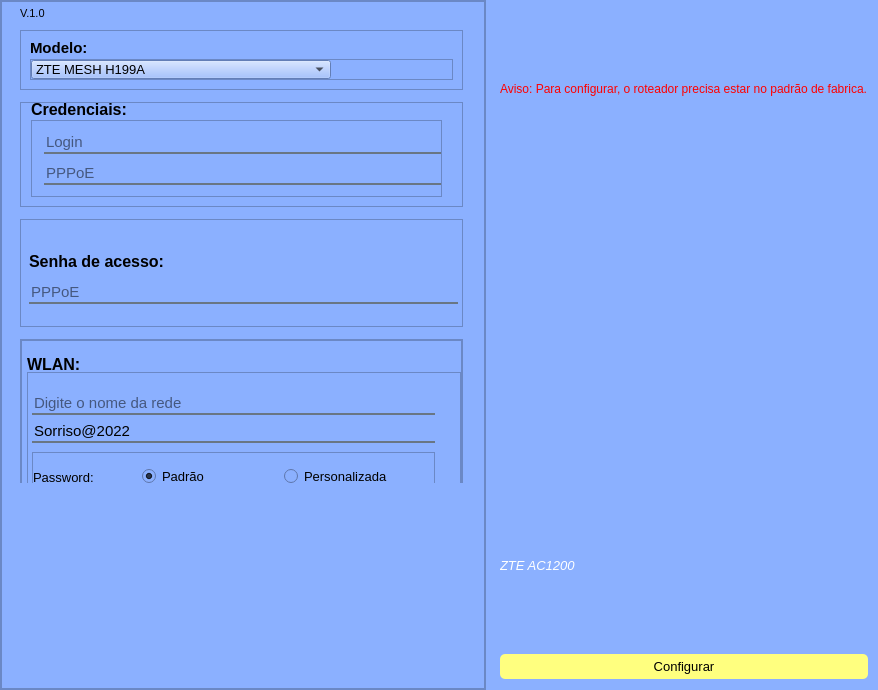
<?xml version="1.0" encoding="UTF-8"?>
<ui version="4.0">
 <class>janela_principal</class>
 <widget class="QMainWindow" name="janela_principal">
  <property name="geometry">
   <rect>
    <x>0</x>
    <y>0</y>
    <width>878</width>
    <height>690</height>
   </rect>
  </property>
  <property name="minimumSize">
   <size>
    <width>0</width>
    <height>0</height>
   </size>
  </property>
  <property name="maximumSize">
   <size>
    <width>1200</width>
    <height>10000</height>
   </size>
  </property>
  <property name="windowTitle">
   <string>MainWindow</string>
  </property>
  <property name="styleSheet">
   <string notr="true">background-color: rgb(233, 251, 255);</string>
  </property>
  <widget class="QWidget" name="centralwidget">
   <layout class="QHBoxLayout" name="horizontalLayout">
    <property name="spacing">
     <number>0</number>
    </property>
    <property name="leftMargin">
     <number>0</number>
    </property>
    <property name="topMargin">
     <number>0</number>
    </property>
    <property name="rightMargin">
     <number>0</number>
    </property>
    <property name="bottomMargin">
     <number>0</number>
    </property>
    <item>
     <widget class="QFrame" name="frame">
      <property name="minimumSize">
       <size>
        <width>300</width>
        <height>0</height>
       </size>
      </property>
      <property name="font">
       <font>
        <pointsize>10</pointsize>
        <kerning>false</kerning>
       </font>
      </property>
      <property name="styleSheet">
       <string notr="true">background-color: rgb(139, 176, 255);</string>
      </property>
      <property name="frameShape">
       <enum>QFrame::StyledPanel</enum>
      </property>
      <property name="frameShadow">
       <enum>QFrame::Raised</enum>
      </property>
      <layout class="QVBoxLayout" name="verticalLayout_2">
       <property name="spacing">
        <number>0</number>
       </property>
       <property name="leftMargin">
        <number>0</number>
       </property>
       <property name="topMargin">
        <number>0</number>
       </property>
       <property name="rightMargin">
        <number>0</number>
       </property>
       <property name="bottomMargin">
        <number>0</number>
       </property>
       <item>
        <widget class="QFrame" name="frame_4">
         <property name="minimumSize">
          <size>
           <width>100</width>
           <height>0</height>
          </size>
         </property>
         <property name="styleSheet">
          <string notr="true"/>
         </property>
         <property name="frameShape">
          <enum>QFrame::StyledPanel</enum>
         </property>
         <property name="frameShadow">
          <enum>QFrame::Raised</enum>
         </property>
         <layout class="QVBoxLayout" name="verticalLayout_6">
          <property name="leftMargin">
           <number>18</number>
          </property>
          <property name="topMargin">
           <number>0</number>
          </property>
          <property name="rightMargin">
           <number>21</number>
          </property>
          <property name="bottomMargin">
           <number>196</number>
          </property>
          <item>
           <widget class="QLabel" name="label_8">
            <property name="maximumSize">
             <size>
              <width>50</width>
              <height>10</height>
             </size>
            </property>
            <property name="font">
             <font>
              <pointsize>8</pointsize>
             </font>
            </property>
            <property name="text">
             <string>V.1.0</string>
            </property>
           </widget>
          </item>
          <item>
           <widget class="QFrame" name="frame_5">
            <property name="minimumSize">
             <size>
              <width>0</width>
              <height>0</height>
             </size>
            </property>
            <property name="maximumSize">
             <size>
              <width>600</width>
              <height>60</height>
             </size>
            </property>
            <property name="frameShape">
             <enum>QFrame::StyledPanel</enum>
            </property>
            <property name="frameShadow">
             <enum>QFrame::Raised</enum>
            </property>
            <layout class="QVBoxLayout" name="verticalLayout_4">
             <item>
              <widget class="QLabel" name="label_3">
               <property name="minimumSize">
                <size>
                 <width>0</width>
                 <height>13</height>
                </size>
               </property>
               <property name="maximumSize">
                <size>
                 <width>16777215</width>
                 <height>10</height>
                </size>
               </property>
               <property name="font">
                <font>
                 <pointsize>11</pointsize>
                 <bold>true</bold>
                </font>
               </property>
               <property name="text">
                <string>Modelo:</string>
               </property>
              </widget>
             </item>
             <item>
              <widget class="QFrame" name="frame_6">
               <property name="maximumSize">
                <size>
                 <width>16777215</width>
                 <height>100</height>
                </size>
               </property>
               <property name="frameShape">
                <enum>QFrame::StyledPanel</enum>
               </property>
               <property name="frameShadow">
                <enum>QFrame::Raised</enum>
               </property>
               <layout class="QVBoxLayout" name="verticalLayout_10">
                <property name="spacing">
                 <number>0</number>
                </property>
                <property name="leftMargin">
                 <number>0</number>
                </property>
                <property name="topMargin">
                 <number>0</number>
                </property>
                <property name="rightMargin">
                 <number>12</number>
                </property>
                <property name="bottomMargin">
                 <number>0</number>
                </property>
                <item>
                 <widget class="QComboBox" name="comboBox">
                  <property name="maximumSize">
                   <size>
                    <width>300</width>
                    <height>16777215</height>
                   </size>
                  </property>
                  <property name="font">
                   <font>
                    <pointsize>10</pointsize>
                   </font>
                  </property>
                  <property name="styleSheet">
                   <string notr="true"/>
                  </property>
                  <item>
                   <property name="text">
                    <string>ZTE MESH H199A</string>
                   </property>
                  </item>
                  <item>
                   <property name="text">
                    <string>ACTION RG 1200 (Intelbras)</string>
                   </property>
                  </item>
                  <item>
                   <property name="text">
                    <string/>
                   </property>
                  </item>
                  <item>
                   <property name="text">
                    <string/>
                   </property>
                  </item>
                 </widget>
                </item>
               </layout>
              </widget>
             </item>
            </layout>
           </widget>
          </item>
          <item>
           <widget class="QFrame" name="frame_3">
            <property name="maximumSize">
             <size>
              <width>600</width>
              <height>105</height>
             </size>
            </property>
            <property name="font">
             <font>
              <pointsize>10</pointsize>
             </font>
            </property>
            <property name="frameShape">
             <enum>QFrame::StyledPanel</enum>
            </property>
            <property name="frameShadow">
             <enum>QFrame::Raised</enum>
            </property>
            <layout class="QVBoxLayout" name="verticalLayout_3">
             <property name="spacing">
              <number>4</number>
             </property>
             <property name="leftMargin">
              <number>10</number>
             </property>
             <property name="topMargin">
              <number>0</number>
             </property>
             <property name="rightMargin">
              <number>20</number>
             </property>
             <property name="bottomMargin">
              <number>9</number>
             </property>
             <item>
              <widget class="QLabel" name="label_6">
               <property name="maximumSize">
                <size>
                 <width>16777215</width>
                 <height>13</height>
                </size>
               </property>
               <property name="font">
                <font>
                 <pointsize>12</pointsize>
                 <bold>true</bold>
                </font>
               </property>
               <property name="text">
                <string>Credenciais:</string>
               </property>
              </widget>
             </item>
             <item>
              <widget class="QFrame" name="frame_10">
               <property name="maximumSize">
                <size>
                 <width>16777215</width>
                 <height>105</height>
                </size>
               </property>
               <property name="frameShape">
                <enum>QFrame::StyledPanel</enum>
               </property>
               <property name="frameShadow">
                <enum>QFrame::Raised</enum>
               </property>
               <layout class="QVBoxLayout" name="verticalLayout_9">
                <property name="spacing">
                 <number>0</number>
                </property>
                <property name="leftMargin">
                 <number>12</number>
                </property>
                <property name="topMargin">
                 <number>2</number>
                </property>
                <property name="rightMargin">
                 <number>0</number>
                </property>
                <property name="bottomMargin">
                 <number>0</number>
                </property>
                <item>
                 <widget class="QLineEdit" name="text_login">
                  <property name="sizePolicy">
                   <sizepolicy hsizetype="Expanding" vsizetype="Fixed">
                    <horstretch>0</horstretch>
                    <verstretch>0</verstretch>
                   </sizepolicy>
                  </property>
                  <property name="font">
                   <font>
                    <family>Leelawadee UI</family>
                    <pointsize>11</pointsize>
                    <italic>false</italic>
                    <bold>false</bold>
                    <underline>false</underline>
                    <strikeout>false</strikeout>
                   </font>
                  </property>
                  <property name="styleSheet">
                   <string notr="true">border:none;
border-bottom:2px solid rgba(105, 118,132,255);
color: rgb(38, 255, 34);
color: rgb(0, 0, 0);
padding-botton:7px;</string>
                  </property>
                  <property name="placeholderText">
                   <string>Login</string>
                  </property>
                  <property name="clearButtonEnabled">
                   <bool>true</bool>
                  </property>
                 </widget>
                </item>
                <item>
                 <widget class="QLineEdit" name="text_pppoe">
                  <property name="font">
                   <font>
                    <family>Leelawadee UI</family>
                    <pointsize>11</pointsize>
                    <italic>false</italic>
                    <bold>false</bold>
                    <underline>false</underline>
                    <strikeout>false</strikeout>
                   </font>
                  </property>
                  <property name="styleSheet">
                   <string notr="true">border:none;
border-bottom:2px solid rgba(105, 118,132,255);
color: rgb(38, 255, 34);
color: rgb(0, 0, 0);
padding-botton:7px;</string>
                  </property>
                  <property name="inputMask">
                   <string/>
                  </property>
                  <property name="placeholderText">
                   <string>PPPoE</string>
                  </property>
                  <property name="clearButtonEnabled">
                   <bool>true</bool>
                  </property>
                 </widget>
                </item>
               </layout>
              </widget>
             </item>
            </layout>
           </widget>
          </item>
          <item>
           <widget class="QFrame" name="frame_11">
            <property name="maximumSize">
             <size>
              <width>600</width>
              <height>108</height>
             </size>
            </property>
            <property name="styleSheet">
             <string notr="true"/>
            </property>
            <property name="frameShape">
             <enum>QFrame::StyledPanel</enum>
            </property>
            <property name="frameShadow">
             <enum>QFrame::Raised</enum>
            </property>
            <layout class="QVBoxLayout" name="verticalLayout_5">
             <property name="spacing">
              <number>2</number>
             </property>
             <property name="leftMargin">
              <number>8</number>
             </property>
             <property name="topMargin">
              <number>23</number>
             </property>
             <property name="rightMargin">
              <number>4</number>
             </property>
             <property name="bottomMargin">
              <number>8</number>
             </property>
             <item>
              <widget class="QLabel" name="label_7">
               <property name="maximumSize">
                <size>
                 <width>16777215</width>
                 <height>13</height>
                </size>
               </property>
               <property name="font">
                <font>
                 <pointsize>12</pointsize>
                 <bold>true</bold>
                </font>
               </property>
               <property name="text">
                <string>Senha de acesso:</string>
               </property>
              </widget>
             </item>
             <item>
              <widget class="QLineEdit" name="senha_acesso">
               <property name="font">
                <font>
                 <family>Leelawadee UI</family>
                 <pointsize>11</pointsize>
                 <italic>false</italic>
                 <bold>false</bold>
                 <underline>false</underline>
                 <strikeout>false</strikeout>
                </font>
               </property>
               <property name="whatsThis">
                <string>&lt;html&gt;&lt;head/&gt;&lt;body&gt;&lt;p&gt;eduardo&lt;/p&gt;&lt;/body&gt;&lt;/html&gt;</string>
               </property>
               <property name="styleSheet">
                <string notr="true">border:none;
border-bottom:2px solid rgba(105, 118,132,255);
color: rgb(38, 255, 34);
color: rgb(0, 0, 0);
padding-botton:7px;</string>
               </property>
               <property name="inputMask">
                <string/>
               </property>
               <property name="text">
                <string/>
               </property>
               <property name="maxLength">
                <number>32767</number>
               </property>
               <property name="frame">
                <bool>false</bool>
               </property>
               <property name="echoMode">
                <enum>QLineEdit::Normal</enum>
               </property>
               <property name="readOnly">
                <bool>false</bool>
               </property>
               <property name="placeholderText">
                <string>PPPoE</string>
               </property>
               <property name="clearButtonEnabled">
                <bool>false</bool>
               </property>
              </widget>
             </item>
            </layout>
           </widget>
          </item>
          <item>
           <widget class="QFrame" name="frame_8">
            <property name="minimumSize">
             <size>
              <width>0</width>
              <height>0</height>
             </size>
            </property>
            <property name="maximumSize">
             <size>
              <width>16777215</width>
              <height>144</height>
             </size>
            </property>
            <property name="inputMethodHints">
             <set>Qt::ImhNone</set>
            </property>
            <property name="frameShape">
             <enum>QFrame::StyledPanel</enum>
            </property>
            <property name="frameShadow">
             <enum>QFrame::Raised</enum>
            </property>
            <layout class="QVBoxLayout" name="verticalLayout_7">
             <property name="spacing">
              <number>0</number>
             </property>
             <property name="leftMargin">
              <number>0</number>
             </property>
             <property name="topMargin">
              <number>0</number>
             </property>
             <property name="rightMargin">
              <number>0</number>
             </property>
             <property name="bottomMargin">
              <number>0</number>
             </property>
             <item>
              <widget class="QFrame" name="frame_9">
               <property name="minimumSize">
                <size>
                 <width>0</width>
                 <height>170</height>
                </size>
               </property>
               <property name="maximumSize">
                <size>
                 <width>600</width>
                 <height>164</height>
                </size>
               </property>
               <property name="frameShape">
                <enum>QFrame::StyledPanel</enum>
               </property>
               <property name="frameShadow">
                <enum>QFrame::Raised</enum>
               </property>
               <layout class="QVBoxLayout" name="verticalLayout_8">
                <property name="spacing">
                 <number>2</number>
                </property>
                <property name="leftMargin">
                 <number>5</number>
                </property>
                <property name="topMargin">
                 <number>16</number>
                </property>
                <property name="rightMargin">
                 <number>0</number>
                </property>
                <property name="bottomMargin">
                 <number>29</number>
                </property>
                <item>
                 <widget class="QLabel" name="label_5">
                  <property name="minimumSize">
                   <size>
                    <width>0</width>
                    <height>13</height>
                   </size>
                  </property>
                  <property name="maximumSize">
                   <size>
                    <width>100</width>
                    <height>10</height>
                   </size>
                  </property>
                  <property name="font">
                   <font>
                    <pointsize>12</pointsize>
                    <bold>true</bold>
                   </font>
                  </property>
                  <property name="text">
                   <string>WLAN:</string>
                  </property>
                 </widget>
                </item>
                <item>
                 <widget class="QFrame" name="frame_12">
                  <property name="minimumSize">
                   <size>
                    <width>0</width>
                    <height>115</height>
                   </size>
                  </property>
                  <property name="frameShape">
                   <enum>QFrame::StyledPanel</enum>
                  </property>
                  <property name="frameShadow">
                   <enum>QFrame::Raised</enum>
                  </property>
                  <layout class="QVBoxLayout" name="verticalLayout_11">
                   <property name="leftMargin">
                    <number>4</number>
                   </property>
                   <property name="topMargin">
                    <number>20</number>
                   </property>
                   <property name="rightMargin">
                    <number>25</number>
                   </property>
                   <property name="bottomMargin">
                    <number>16</number>
                   </property>
                   <item>
                    <widget class="QLineEdit" name="rede_wireless">
                     <property name="font">
                      <font>
                       <family>Leelawadee UI</family>
                       <pointsize>11</pointsize>
                       <italic>false</italic>
                       <bold>false</bold>
                       <underline>false</underline>
                       <strikeout>false</strikeout>
                      </font>
                     </property>
                     <property name="styleSheet">
                      <string notr="true">border:none;
border-bottom:2px solid rgba(105, 118,132,255);
color: rgb(38, 255, 34);
color: rgb(0, 0, 0);
padding-botton:7px;</string>
                     </property>
                     <property name="inputMask">
                      <string/>
                     </property>
                     <property name="text">
                      <string/>
                     </property>
                     <property name="alignment">
                      <set>Qt::AlignLeading|Qt::AlignLeft|Qt::AlignVCenter</set>
                     </property>
                     <property name="placeholderText">
                      <string>Digite o nome da rede</string>
                     </property>
                     <property name="clearButtonEnabled">
                      <bool>true</bool>
                     </property>
                    </widget>
                   </item>
                   <item>
                    <widget class="QLineEdit" name="text_ssid2">
                     <property name="font">
                      <font>
                       <family>Leelawadee UI</family>
                       <pointsize>11</pointsize>
                       <italic>false</italic>
                       <bold>false</bold>
                       <underline>false</underline>
                       <strikeout>false</strikeout>
                      </font>
                     </property>
                     <property name="styleSheet">
                      <string notr="true">border:none;
border-bottom:2px solid rgba(105, 118,132,255);
color: rgb(38, 255, 34);
color: rgb(0, 0, 0);
padding-botton:7px;</string>
                     </property>
                     <property name="inputMask">
                      <string/>
                     </property>
                     <property name="text">
                      <string notr="true">Sorriso@2022</string>
                     </property>
                     <property name="maxLength">
                      <number>32767</number>
                     </property>
                     <property name="echoMode">
                      <enum>QLineEdit::Normal</enum>
                     </property>
                     <property name="readOnly">
                      <bool>false</bool>
                     </property>
                     <property name="placeholderText">
                      <string>Password</string>
                     </property>
                     <property name="clearButtonEnabled">
                      <bool>false</bool>
                     </property>
                    </widget>
                   </item>
                   <item>
                    <widget class="QFrame" name="frame_7">
                     <property name="minimumSize">
                      <size>
                       <width>250</width>
                       <height>50</height>
                      </size>
                     </property>
                     <property name="maximumSize">
                      <size>
                       <width>16777215</width>
                       <height>14</height>
                      </size>
                     </property>
                     <property name="frameShape">
                      <enum>QFrame::StyledPanel</enum>
                     </property>
                     <property name="frameShadow">
                      <enum>QFrame::Raised</enum>
                     </property>
                     <layout class="QHBoxLayout" name="horizontalLayout_2">
                      <property name="spacing">
                       <number>9</number>
                      </property>
                      <property name="leftMargin">
                       <number>0</number>
                      </property>
                      <property name="topMargin">
                       <number>0</number>
                      </property>
                      <property name="rightMargin">
                       <number>0</number>
                      </property>
                      <property name="bottomMargin">
                       <number>0</number>
                      </property>
                      <item>
                       <widget class="QLabel" name="label_2">
                        <property name="maximumSize">
                         <size>
                          <width>100</width>
                          <height>30</height>
                         </size>
                        </property>
                        <property name="font">
                         <font>
                          <pointsize>10</pointsize>
                         </font>
                        </property>
                        <property name="text">
                         <string>Password: </string>
                        </property>
                       </widget>
                      </item>
                      <item>
                       <widget class="QRadioButton" name="radioButton">
                        <property name="font">
                         <font>
                          <pointsize>10</pointsize>
                         </font>
                        </property>
                        <property name="tabletTracking">
                         <bool>false</bool>
                        </property>
                        <property name="acceptDrops">
                         <bool>false</bool>
                        </property>
                        <property name="accessibleName">
                         <string/>
                        </property>
                        <property name="text">
                         <string>Padrão</string>
                        </property>
                        <property name="checked">
                         <bool>true</bool>
                        </property>
                       </widget>
                      </item>
                      <item>
                       <widget class="QRadioButton" name="radioButton_2">
                        <property name="minimumSize">
                         <size>
                          <width>150</width>
                          <height>0</height>
                         </size>
                        </property>
                        <property name="font">
                         <font>
                          <pointsize>10</pointsize>
                         </font>
                        </property>
                        <property name="text">
                         <string>Personalizada</string>
                        </property>
                       </widget>
                      </item>
                     </layout>
                    </widget>
                   </item>
                  </layout>
                 </widget>
                </item>
               </layout>
              </widget>
             </item>
            </layout>
           </widget>
          </item>
         </layout>
        </widget>
       </item>
      </layout>
     </widget>
    </item>
    <item>
     <widget class="QFrame" name="frame_2">
      <property name="minimumSize">
       <size>
        <width>350</width>
        <height>0</height>
       </size>
      </property>
      <property name="font">
       <font>
        <pointsize>10</pointsize>
       </font>
      </property>
      <property name="styleSheet">
       <string notr="true">background-color: rgb(139, 176, 255);</string>
      </property>
      <property name="frameShape">
       <enum>QFrame::NoFrame</enum>
      </property>
      <property name="frameShadow">
       <enum>QFrame::Plain</enum>
      </property>
      <layout class="QVBoxLayout" name="verticalLayout">
       <property name="spacing">
        <number>0</number>
       </property>
       <property name="leftMargin">
        <number>14</number>
       </property>
       <property name="topMargin">
        <number>0</number>
       </property>
       <property name="rightMargin">
        <number>10</number>
       </property>
       <property name="bottomMargin">
        <number>11</number>
       </property>
       <item>
        <widget class="QLabel" name="label_4">
         <property name="font">
          <font>
           <pointsize>9</pointsize>
          </font>
         </property>
         <property name="styleSheet">
          <string notr="true">color: rgb(255, 1, 1);</string>
         </property>
         <property name="text">
          <string>Aviso: Para configurar, o roteador precisa estar no padrão de fabrica.</string>
         </property>
        </widget>
       </item>
       <item>
        <widget class="QLabel" name="zte_img">
         <property name="enabled">
          <bool>true</bool>
         </property>
         <property name="minimumSize">
          <size>
           <width>300</width>
           <height>300</height>
          </size>
         </property>
         <property name="maximumSize">
          <size>
           <width>600</width>
           <height>800</height>
          </size>
         </property>
         <property name="font">
          <font>
           <pointsize>10</pointsize>
          </font>
         </property>
         <property name="styleSheet">
          <string notr="true">background-color: rgba(255, 255, 255, 0);</string>
         </property>
         <property name="text">
          <string/>
         </property>
         <property name="pixmap">
          <pixmap>img/RE942_01.png</pixmap>
         </property>
         <property name="scaledContents">
          <bool>true</bool>
         </property>
        </widget>
       </item>
       <item>
        <widget class="QLabel" name="label">
         <property name="font">
          <font>
           <pointsize>10</pointsize>
           <italic>true</italic>
           <bold>false</bold>
           <underline>false</underline>
           <strikeout>false</strikeout>
           <kerning>true</kerning>
          </font>
         </property>
         <property name="styleSheet">
          <string notr="true">color: rgb(255, 255, 255);</string>
         </property>
         <property name="text">
          <string>ZTE AC1200</string>
         </property>
        </widget>
       </item>
       <item>
        <widget class="QPushButton" name="pushButton">
         <property name="minimumSize">
          <size>
           <width>0</width>
           <height>25</height>
          </size>
         </property>
         <property name="maximumSize">
          <size>
           <width>16777215</width>
           <height>16777215</height>
          </size>
         </property>
         <property name="font">
          <font>
           <pointsize>10</pointsize>
          </font>
         </property>
         <property name="styleSheet">
          <string notr="true">background-color: rgb(255, 255, 127);
color: rgb(0, 0, 0);
border-radius:5px;</string>
         </property>
         <property name="text">
          <string>Configurar</string>
         </property>
        </widget>
       </item>
      </layout>
     </widget>
    </item>
   </layout>
  </widget>
 </widget>
 <resources/>
 <connections>
  <connection>
   <sender>radioButton</sender>
   <signal>clicked()</signal>
   <receiver>text_ssid2</receiver>
   <slot>undo()</slot>
   <hints>
    <hint type="sourcelabel">
     <x>145</x>
     <y>485</y>
    </hint>
    <hint type="destinationlabel">
     <x>93</x>
     <y>440</y>
    </hint>
   </hints>
  </connection>
  <connection>
   <sender>radioButton_2</sender>
   <signal>clicked()</signal>
   <receiver>text_ssid2</receiver>
   <slot>clear()</slot>
   <hints>
    <hint type="sourcelabel">
     <x>209</x>
     <y>485</y>
    </hint>
    <hint type="destinationlabel">
     <x>69</x>
     <y>440</y>
    </hint>
   </hints>
  </connection>
 </connections>
</ui>
